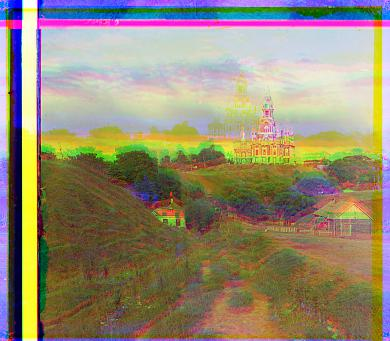
#> input picture 1/out_path/Failed_cathedral_displacement.jpg, 390 x 341 px, given in place of cathedral.jpg, which was not available
$ jupyter execute --allow-errors proj1.ipynb
#> lines starting #> are read from the running program, lines starting #| are printed output that depends on the picture; pictures that were not available may be replaced by others from this repository, and a replacement may not be noted
[cell 1]
# CS180 (CS280A): Project 1 starter Python code

# these are just some suggested libraries
# instead of scikit-image you could use matplotlib and opencv to read, write, and display images

import numpy as np
import skimage as sk
import skimage.io as skio
import os
# name of the input file
imname = "cs180 proj1 data/cathedral.jpg"

# read in the image
im = skio.imread(imname)
#> im is the input picture: shape (341, 390, 3); mean R, G, B 148.9, 137.7, 113.9

# convert to double (might want to do this later on to save memory)
im = sk.img_as_float(im)

# compute the height of each part (just 1/3 of total)
height = np.floor(im.shape[0] / 3.0).astype(int)
#> height = 113

# separate color channels
b = im[:height]
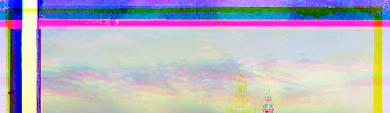
#> b: shape (113, 390, 3) float64; mean R, G, B 0.718, 0.703, 0.754
g = im[height: 2*height]
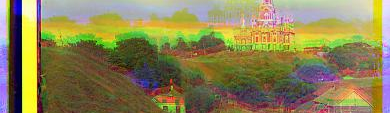
#> g: shape (113, 390, 3) float64; mean R, G, B 0.55, 0.514, 0.331
r = im[2*height: 3*height]
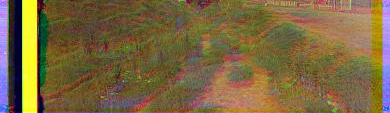
#> r: shape (113, 390, 3) float64; mean R, G, B 0.484, 0.405, 0.251
print(b.shape)
#| (113, 390, 3)
print(g.shape)
#| (113, 390, 3)
print(r.shape)
#| (113, 390, 3)

[cell 2]
# align the images
# functions that might be useful for aligning the images include:
# np.roll, np.sum, sk.transform.rescale (for multiscale)
def L2_norm(im1, im2):
    assert (im1.shape == im2.shape)
    crop = max(im1.shape) // 10
    im1_crop = im1[crop:-crop, crop:-crop]
    im2_crop = im2[crop:-crop, crop:-crop]

    return np.sqrt(np.sum(np.square(im1_crop - im2_crop)))

def NCC(im1, im2):
    assert (im1.shape == im2.shape)
    crop = max(im1.shape) // 10

    im1_crop = im1[crop:-crop, crop:-crop]
    im2_crop = im2[crop:-crop, crop:-crop]

    im1_standardized = (im1_crop - np.mean(im1_crop)) / np.std(im1_crop)
    im2_standardized = (im2_crop - np.mean(im2_crop)) / np.std(im2_crop)
    return np.sum(im1_standardized * im2_standardized)


def align(im1, target_im, displacement, scoring_func):
#> called with displacement = 20
    best_score = float('-inf')
    best_alignment = im1
    best_shift = (0,0)
    for dx in range(-displacement, displacement):
        for dy in range(-displacement, displacement):
            displaced_image = np.roll(im1, (dx, dy), (1,0))
            score = scoring_func(displaced_image, target_im)
            if score > best_score:
                best_score = score
                best_alignment = displaced_image
                best_shift = (dx, dy)
#> this loop made 40 passes
#> pass 1, in NCC, `im1_crop = im1[crop:-crop, crop:-crop]`:
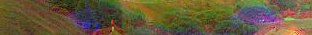
#> im1_crop: shape (35, 312, 3) float64; mean of channels 0, 1, 2 0.402, 0.351, 0.232; drawn as R, G, B
#> pass 1, in NCC, `im2_crop = im2[crop:-crop, crop:-crop]`:
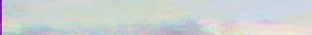
#> im2_crop: shape (35, 312, 3) float64; mean R, G, B 0.796, 0.823, 0.82
#> after the loop:
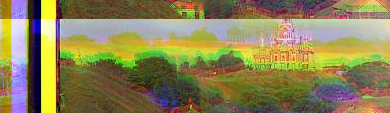
#> best_alignment: shape (113, 390, 3) float64; mean R, G, B 0.55, 0.514, 0.331
    return best_alignment, best_shift


def image_pyramid(im1, im2):
    ...


def pyramid_helper(best_index):
    ...

[cell 3]
ag, g_shift = align(g, b, 20, NCC)
ar, r_shift = align(r, b, 20, NCC)
#> call 2 of align, with displacement = 20
#> the loop in align (call 2), `for dx in range(-displacement, displacement):` made 40 passes
#> pass 1, in NCC (call 1602), `im1_crop = im1[crop:-crop, crop:-crop]`:
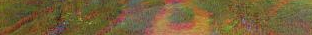
#> im1_crop: shape (35, 312, 3) float64; mean of channels 0, 1, 2 0.465, 0.382, 0.226; drawn as R, G, B
#> pass 1, in NCC (call 1602), `im1_standardized = (im1_crop - np.mean(im1_crop)) / np.std(im1_crop)`:
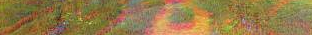
#> im1_standardized: shape (35, 312, 3) float64; mean of channels 0, 1, 2 0.838, 0.193, -1.03; drawn with min black and max white
#> after the loop in align (call 2), `for dx in range(-displacement, displacement):`:
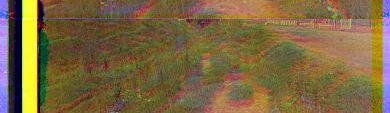
#> best_alignment: shape (113, 390, 3) float64; mean R, G, B 0.484, 0.405, 0.251
#> after the loop in align (call 2), `for dx in range(-displacement, displacement):`:
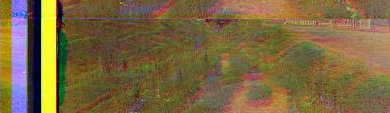
#> displaced_image: shape (113, 390, 3) float64; mean R, G, B 0.484, 0.405, 0.251
# create a color image
# im_out = np.dstack([r, g, b])
im_out = np.dstack([ar, ag, b])
print("g_shift", g_shift)
#| g_shift (19, 19)
print("r_shift", r_shift)
#| r_shift (0, 19)

$ run again, on 1/out_path/NCC_monastery_10percent_crop_15_displacement.jpg
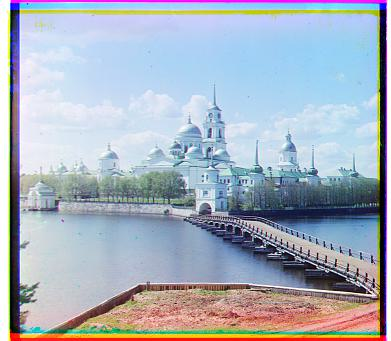
#> input picture 1/out_path/NCC_monastery_10percent_crop_15_displacement.jpg, 391 x 341 px, given in place of cathedral.jpg, which was not available
#> im is the input picture: shape (341, 391, 3); mean R, G, B 167.1, 176.2, 189.1
#| (113, 391, 3)
#| (113, 391, 3)
#| (113, 391, 3)
#> after the loop in align, `for dx in range(-displacement, displacement):`:
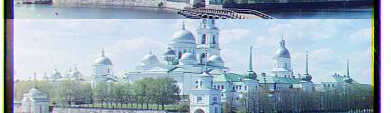
#> best_alignment: shape (113, 391, 3) float64; mean R, G, B 0.616, 0.682, 0.735
#> after the loop in align (call 2), `for dx in range(-displacement, displacement):`:
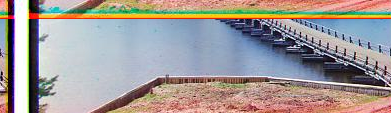
#> displaced_image: shape (113, 391, 3) float64; mean R, G, B 0.634, 0.604, 0.596
#| g_shift (-6, 19)
#| r_shift (19, 18)
